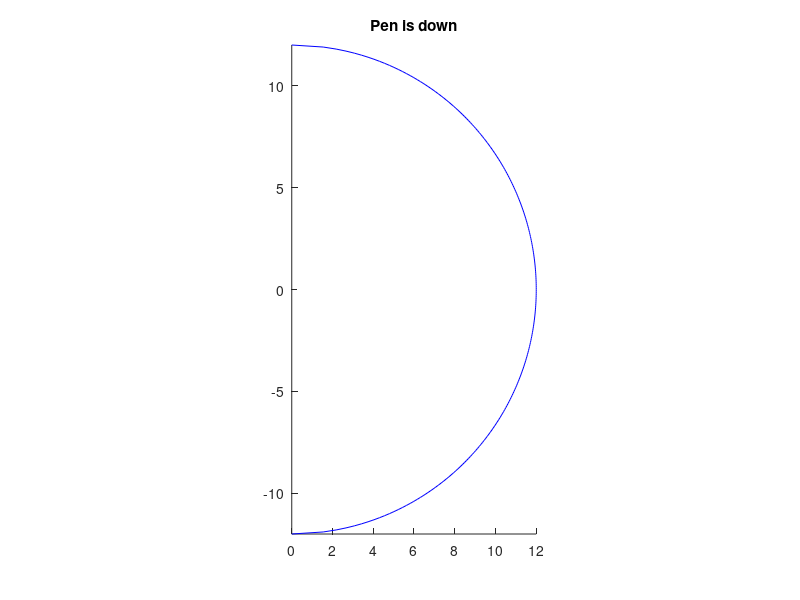

The MATLAB source for this figure:
%% Instructions
% Plot will appear showing region arm can reach (Left of semicircle)
% Left Click: Add a point to the list
% Middle Click: Toggle pen up/down
% Right Click: End recording and save
% Arm coordinates are saved to a text file which can be used by the python
% program

%% Code
clear all;
close all;

saveName = 'line.txt'; % name of coordinate file
r = 12; % Total length of arm (L1+L2) 

% Initial Locations
xLast = r;
yLast = 0;
pen = 1; % pen engaged (down)

% Plot size
yBound = -r:0.1:r;
xBound = sqrt(r.^2 - yBound.^2);

button = 1; % start with a left click

% Create figure and plot max-reach semicircle
figure;
hold on;

plot(xBound,yBound, 'b');
title('Pen is down')
daspect([1 1 1])
xlim([0 r])
ylim([-r r])

fid = fopen(saveName, 'wt'); % open writeable text file

% main loop
while (button ~= 3) % while not right click
    [x,y,button]=ginput(1); %get input
    if (button == 1) % left click
        fprintf(fid, '%0.2f\t%0.2f\t%d\n',x,y,pen); %save values to file
        
        % color of plotted line is different based on pen value
        if (pen == 0) % up/disengaged
            color = 'r'; % red
        else % down/engaged 
            color = 'g'; % green
        end
        plot([xLast x], [yLast y],color); % plot latest line segment
        
        % update last values
        xLast = x;
        yLast = y;
   
    elseif (button == 2) % right click
        pen = ~pen; % toggle pen value
        % Change title based on value
        if (pen == 0) % up
            title('Pen is up')
        else % down
            title('Pen is down')
        end
    end
end

fclose(fid); % close file
hold off;